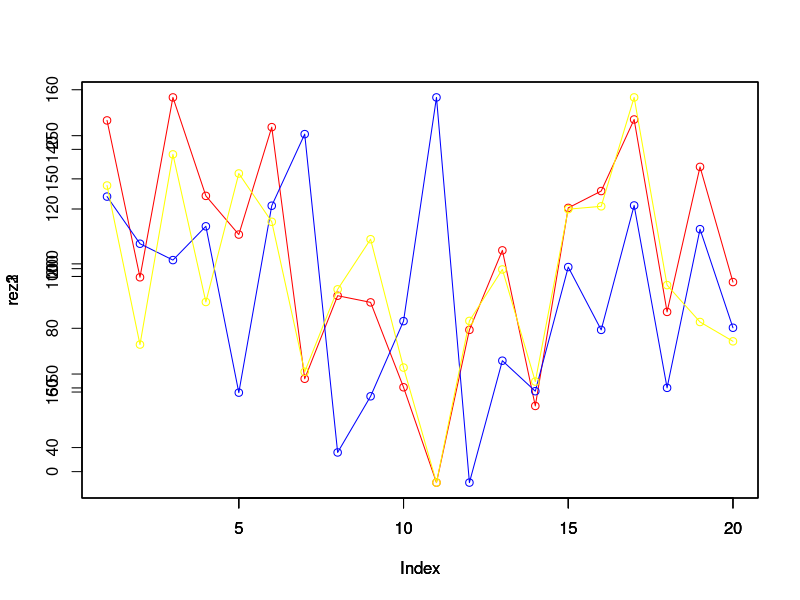
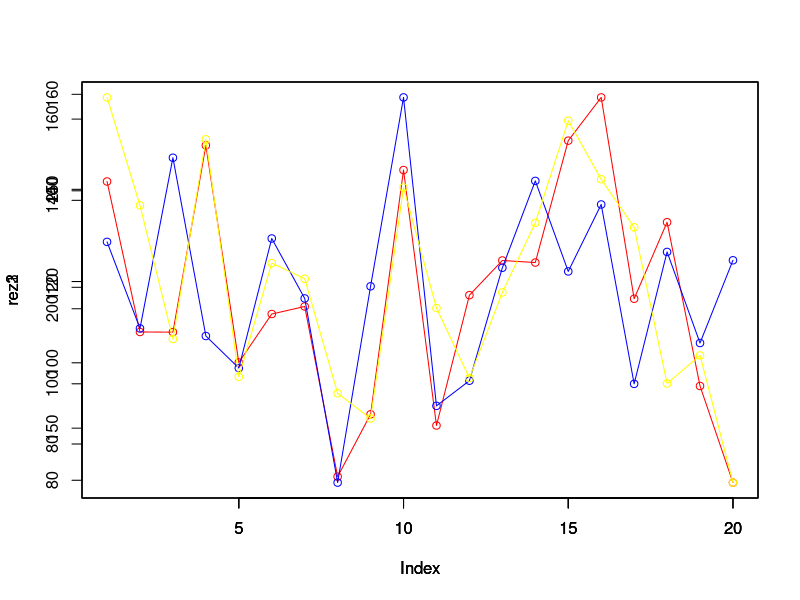
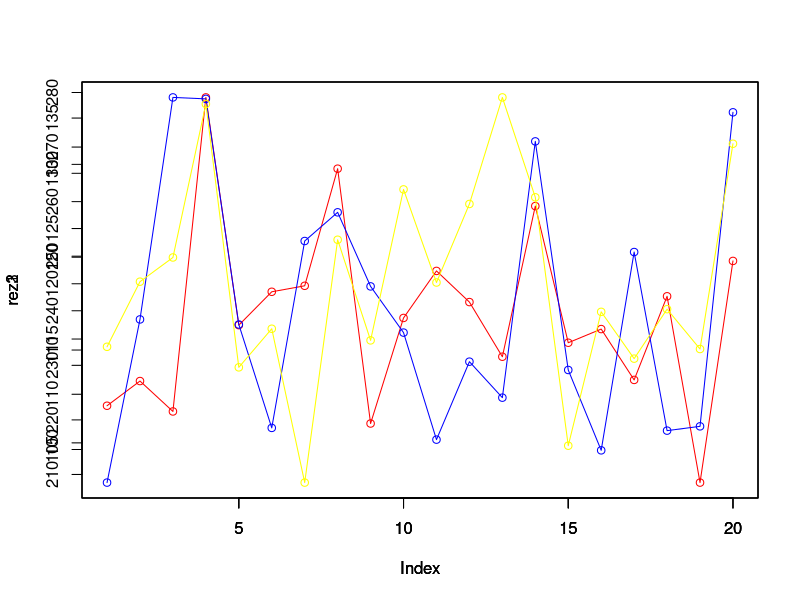
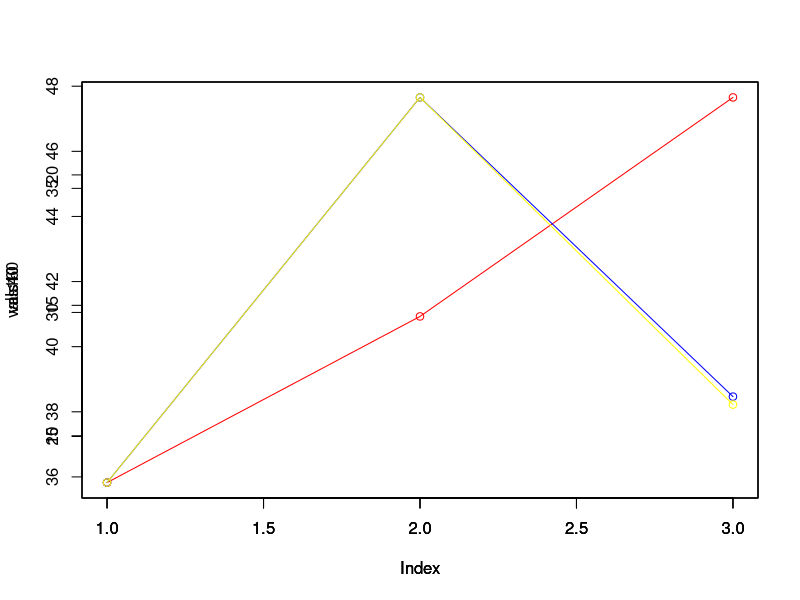
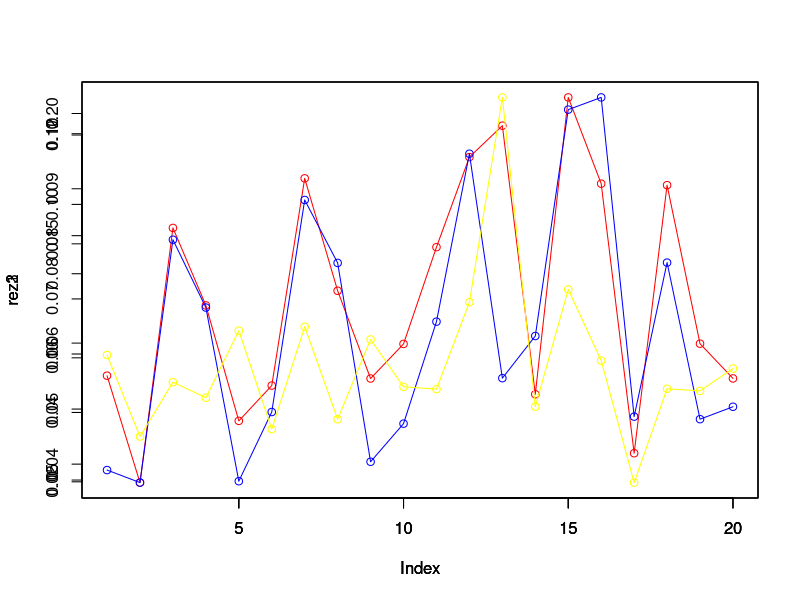
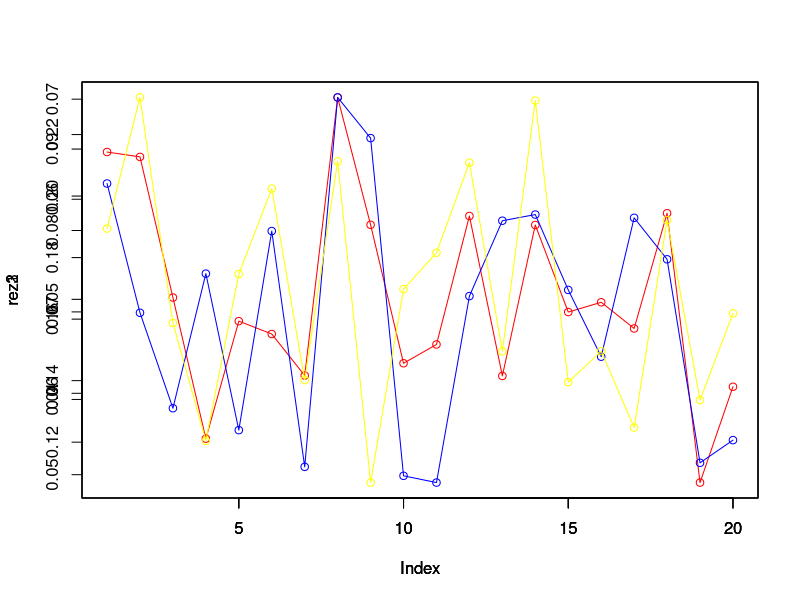
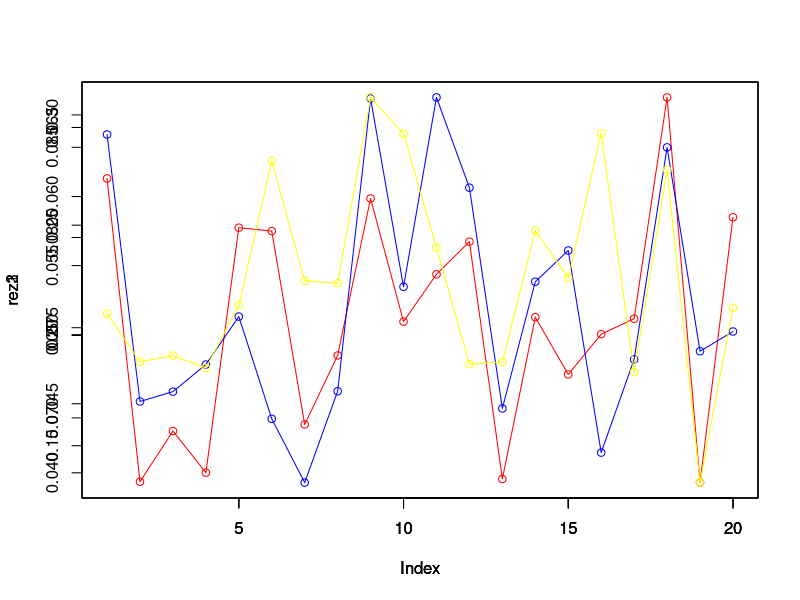
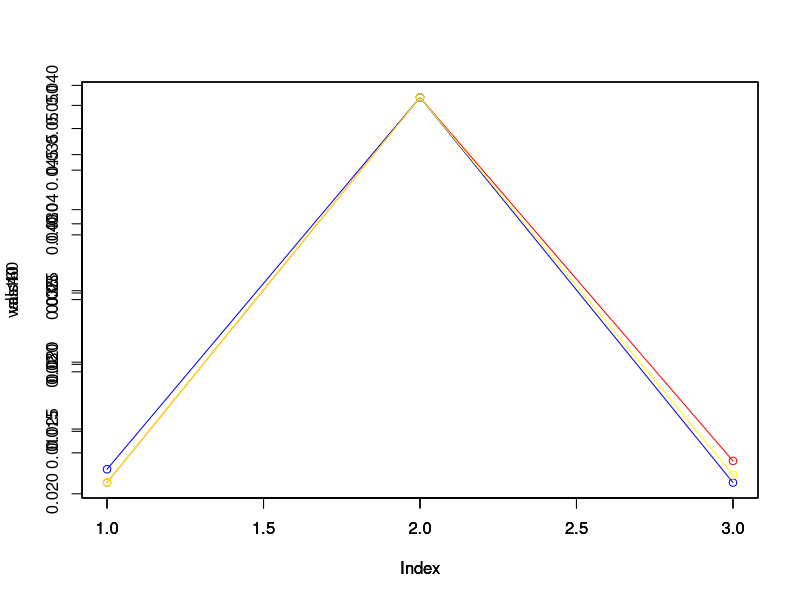

Generate these figures, in order, with R:
# Тема 2
# Функции нахождения оценок
moments = function(n) { 
  return (function (x) (2 / n) * sum(x));
}
likelihood = function(n) {
  return (function (x) ((n + 1) / n) * max(x))
}
ordinal = function(n) {
  return (function (x) (2 * quantile(x, c(0.5))))
}
nList <- list(10, 40, 160)
varCount <- 20
m <- 15 + 2*22
s <- 3 + 3*22
l <- 5 + 22
myNorm = function(n){
  return(rnorm(n, m, s))
}
myExp = function(n){
  return(rexp(n, l))
}
foo = myNorm
isNorm <- TRUE
print("Нормальный закон распределения")
for (i in 1:2){
  sdMatrix <- matrix(0, nrow = 3, ncol = 3)
  for (i in 1:3){
    n <- nList[[i]]
    print("-----------------------")
    str(n)
    # Генерация матрицы по установленному закону распределения
    xs = foo(n * varCount)
    M <- matrix(xs, varCount, n)
    # Вычисление значений оценок
    rez1 <- apply(M, 1, moments(n))
    rez2 <- apply(M, 1, likelihood(n))
    rez3 <- apply(M, 1, ordinal(n))
    print("Оценки:")
    str(rez1)
    str(rez2)
    str(rez3)
    # Построение графиков получившихся оценок
    plot ( rez1 , col = " red ")
    lines ( rez1 , col = " red")
    par ( new =T )
    plot ( rez2 , col = " blue ")
    lines ( rez2 , col = " blue ")
    par ( new =T )
    plot ( rez3 , col = " yellow ")
    lines ( rez3 , col = " yellow ")
    par ( new =F )
    print("Среднеквадратическое отклонение")
    p1 <- sd(rez1); str(p1)
    p2 <- sd(rez2); str(p2)
    p3 <- sd(rez3); str(p3)
    sdMatrix[i, 1] <- p1
    sdMatrix[i, 2] <- p2
    sdMatrix[i, 3] <- p3
    print("Максимальное значение")
    max1 <- max(rez1); str(max1)
    max2 <- max(rez2); str(max2)
    max3 <- max(rez3); str(max3)
    print("Минимальное значение")
    min1 <- min(rez1); str(min1)
    min2 <- min(rez2); str(min2)
    min3 <- min(rez3); str(min3)
    print("Величина размаха")
    r1 <- max1 - min1; str(r1)
    r2 <- max2 - min2; str(r2)
    r3 <- max3 - min3; str(r3)
  }
  # Построение графика отклонений
  vals10 <- c(sdMatrix[1, 1], sdMatrix[1,2], sdMatrix[1,3])
  vals40 <- c(sdMatrix[2, 1], sdMatrix[2,2], sdMatrix[2,3])
  vals160 <- c(sdMatrix[3, 1], sdMatrix[3,2], sdMatrix[3,3])
  plot ( vals10 , col = " red ")
  lines ( vals10 , col = " red")
  par ( new =T )
  plot ( vals40 , col = " blue ")
  lines ( vals40 , col = " blue ")
  par ( new =T )
  plot ( vals160 , col = " yellow ")
  lines ( vals160 , col = " yellow ")
  par ( new =F )
  # Смена на показательный закон распределения
  foo = myExp
  if (isNorm){
    print("Показательный закон распределения")
    isNorm <- FALSE
  }
}